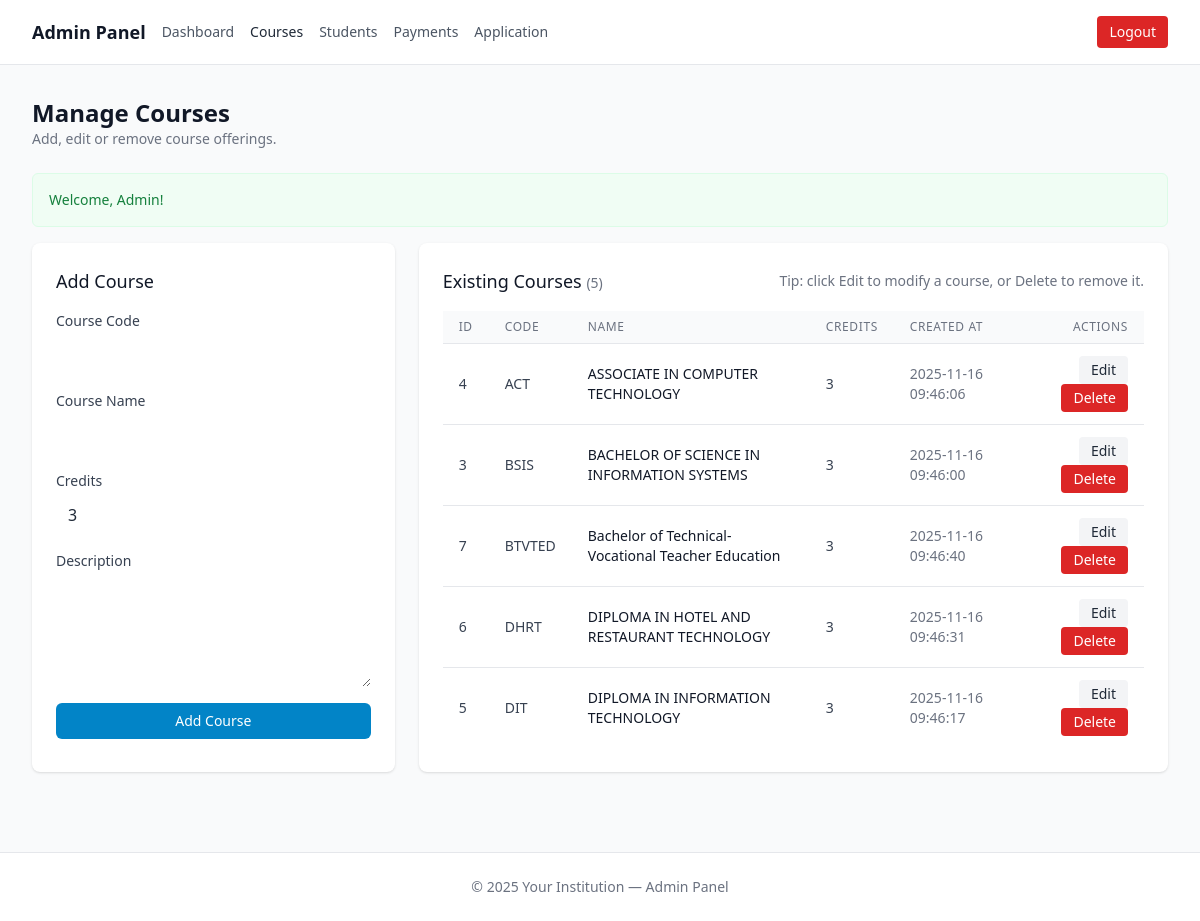
Page /admin/manage_courses.php (signed in) on the committed database.
### tables this page shows
CREATE TABLE `courses` (
  `id` int(11) NOT NULL,
  `course_code` varchar(50) NOT NULL,
  `course_name` varchar(255) NOT NULL,
  `description` text DEFAULT NULL,
  `credits` int(11) NOT NULL DEFAULT 3,
  `created_at` datetime NOT NULL DEFAULT current_timestamp()
);

### admin/manage_courses.php (the view, shortened to what this page needs)
<?php
require_once __DIR__ . '/../includes/db_connect.php';
$csrf_token = $_SESSION['csrf_token'];
$info_msg = '';
if (!empty($_SESSION['flash'])) {
    $info_msg = $_SESSION['flash'];
}
try {
    $stmt = $pdo->query("SELECT * FROM courses ORDER BY course_name ASC");
    $courses = $stmt->fetchAll(PDO::FETCH_ASSOC);
} catch (PDOException $e) {
    $courses = [];
    error_log('Fetch courses error: ' . $e->getMessage());
    $error_msg = 'Failed to retrieve courses.';
}
$edit_course = null;
?>
<!doctype html>
<html lang="en">
<head>
    <script src="https://cdn.tailwindcss.com"></script>
</head>
<body class="min-h-screen bg-gray-50 text-gray-800">
  <nav class="bg-white border-b">
    <div class="max-w-7xl mx-auto px-4 sm:px-6 lg:px-8">
      <div class="flex items-center justify-between h-16">
        <div class="flex items-center space-x-4">
          <a href="dashboard.php" class="text-lg font-semibold text-gray-900">Admin Panel</a>
          <a href="dashboard.php" class="text-sm text-gray-600 hover:text-gray-900">Dashboard</a>
          <a href="manage_courses.php" class="text-sm text-brand-600 font-medium">Courses</a>
          <a href="manage_students.php" class="text-sm text-gray-600 hover:text-gray-900">Students</a>
          <a href="manage_payments.php" class="text-sm text-gray-600 hover:text-gray-900">Payments</a>
          <a href="manage_applications.php" class="text-sm text-gray-600 hover:text-gray-900">Application</a>
        </div>
        <div class="flex items-center space-x-3">
          <a href="../public/logout.php" class="inline-flex items-center px-3 py-1.5 bg-red-600 text-white text-sm rounded hover:bg-red-700">Logout</a>
        </div>
      </div>
    </div>
  </nav>
  <main class="max-w-7xl mx-auto px-4 sm:px-6 lg:px-8 py-8">
    <div class="mb-6">
      <h1 class="text-2xl font-semibold text-gray-900">Manage Courses</h1>
      <p class="text-sm text-gray-500">Add, edit or remove course offerings.</p>
    </div>
    <?php if ($info_msg): ?>
      <div class="mb-4">
        <div class="rounded-md bg-green-50 p-4 border border-green-100">
          <p class="text-sm text-green-700"><?= $info_msg ?></p>
        </div>
      </div>
    <?php endif; ?>
    <div class="grid grid-cols-1 lg:grid-cols-3 gap-6">
      <div class="lg:col-span-1 bg-white shadow rounded-lg p-6">
        <?php if ($edit_course): ?>
          <h2 class="text-lg font-medium text-gray-900 mb-4">Edit Course</h2>
          <form method="post" class="space-y-4">
            <input type="hidden" name="csrf_token" value="<?= htmlspecialchars($csrf_token) ?>">
            <input type="hidden" name="action" value="update">
            <input type="hidden" name="id" value="<?= (int)$edit_course['id'] ?>">
            <div>
              <label class="block text-sm font-medium text-gray-700">Course Code</label>
              <input name="course_code" type="text" required value="<?= htmlspecialchars($edit_course['course_code']) ?>" class="mt-1 block w-full rounded-md border-gray-300 px-3 py-2" />
            </div>
            <div>
              <label class="block text-sm font-medium text-gray-700">Course Name</label>
              <input name="course_name" type="text" required value="<?= htmlspecialchars($edit_course['course_name']) ?>" class="mt-1 block w-full rounded-md border-gray-300 px-3 py-2" />
            </div>
            <div>
              <label class="block text-sm font-medium text-gray-700">Credits</label>
              <input name="credits" type="number" min="1" required value="<?= (int)$edit_course['credits'] ?>" class="mt-1 block w-24 rounded-md border-gray-300 px-3 py-2" />
            </div>
            <div>
              <label class="block text-sm font-medium text-gray-700">Description</label>
              <textarea name="description" rows="4" class="mt-1 block w-full rounded-md border-gray-300 px-3 py-2"><?= htmlspecialchars($edit_course['description']) ?></textarea>
            </div>
            <div class="flex items-center gap-2">
              <button type="submit" class="inline-flex items-center px-4 py-2 bg-sky-600 text-white rounded-md text-sm hover:bg-sky-700">Save changes</button>
              <a href="manage_courses.php" class="text-sm text-gray-600 hover:underline">Cancel</a>
            </div>
          </form>
        <?php else: ?>
          <h2 class="text-lg font-medium text-gray-900 mb-4">Add Course</h2>
          <form method="post" class="space-y-4">
            <div>
              <label class="block text-sm font-medium text-gray-700">Course Code</label>
              <input name="course_code" type="text" required class="mt-1 block w-full rounded-md border-gray-300 px-3 py-2" />
            </div>
            <div>
              <label class="block text-sm font-medium text-gray-700">Course Name</label>
              <input name="course_name" type="text" required class="mt-1 block w-full rounded-md border-gray-300 px-3 py-2" />
            </div>
            <div>
              <label class="block text-sm font-medium text-gray-700">Credits</label>
              <input name="credits" type="number" min="1" required value="3" class="mt-1 block w-24 rounded-md border-gray-300 px-3 py-2" />
            </div>
            <div>
              <label class="block text-sm font-medium text-gray-700">Description</label>
              <textarea name="description" rows="4" class="mt-1 block w-full rounded-md border-gray-300 px-3 py-2"></textarea>
            </div>
            <div>
              <button type="submit" class="w-full inline-flex justify-center items-center px-4 py-2 bg-sky-600 text-white rounded-md text-sm hover:bg-sky-700">Add Course</button>
            </div>
          </form>
        <?php endif; ?>
      </div>
      <div class="lg:col-span-2 bg-white shadow rounded-lg p-6 overflow-x-auto">
        <div class="flex items-center justify-between mb-4">
          <h2 class="text-lg font-medium text-gray-900">Existing Courses <span class="text-sm text-gray-500">(<?= count($courses) ?>)</span></h2>
          <div class="text-sm text-gray-500">Tip: click Edit to modify a course, or Delete to remove it.</div>
        </div>
        <?php if (count($courses) === 0): ?>
          <div class="rounded bg-gray-50 p-6">
            <p class="text-sm text-gray-600">No courses found. Add a course using the form on the left.</p>
          </div>
        <?php else: ?>
          <table class="min-w-full divide-y divide-gray-200">
            <thead class="bg-gray-50">
              <tr>
                <th class="px-4 py-2 text-left text-xs font-medium text-gray-500 uppercase tracking-wider">ID</th>
                <th class="px-4 py-2 text-left text-xs font-medium text-gray-500 uppercase tracking-wider">Code</th>
                <th class="px-4 py-2 text-left text-xs font-medium text-gray-500 uppercase tracking-wider">Name</th>
                <th class="px-4 py-2 text-left text-xs font-medium text-gray-500 uppercase tracking-wider">Credits</th>
                <th class="px-4 py-2 text-left text-xs font-medium text-gray-500 uppercase tracking-wider">Created At</th>
                <th class="px-4 py-2 text-right text-xs font-medium text-gray-500 uppercase tracking-wider">Actions</th>
              </tr>
            </thead>
            <tbody class="bg-white divide-y divide-gray-200">
              <?php foreach ($courses as $c): ?>
                <tr>
                  <td class="px-4 py-3 text-sm text-gray-700"><?= (int)$c['id'] ?></td>
                  <td class="px-4 py-3 text-sm text-gray-700"><?= htmlspecialchars($c['course_code']) ?></td>
                  <td class="px-4 py-3 text-sm text-gray-900"><?= htmlspecialchars($c['course_name']) ?></td>
                  <td class="px-4 py-3 text-sm text-gray-700"><?= (int)$c['credits'] ?></td>
                  <td class="px-4 py-3 text-sm text-gray-500"><?= htmlspecialchars($c['created_at']) ?></td>
                  <td class="px-4 py-3 text-sm text-right">
                    <a href="manage_courses.php?edit_id=<?= (int)$c['id'] ?>" class="inline-flex items-center px-3 py-1 text-sm rounded bg-gray-100 hover:bg-gray-200">Edit</a>
                    <form method="post" class="inline-block ml-2" onsubmit="return confirm('Delete this course? This cannot be undone.');">
                      <button type="submit" class="inline-flex items-center px-3 py-1 text-sm rounded bg-red-600 text-white hover:bg-red-700">Delete</button>
                    </form>
                  </td>
                </tr>
              <?php endforeach; ?>
            </tbody>
          </table>
        <?php endif; ?>
      </div>
    </div>
  </main>
  <footer class="bg-white border-t mt-12">
    <div class="max-w-7xl mx-auto px-4 text-center sm:px-6 lg:px-8 py-6 text-sm text-gray-500">
      © <?= date('Y') ?> Your Institution — Admin Panel
    </div>
  </footer>
</body>
</html>

### rows in the picture
courses: id "4", course_code "ACT", course_name "ASSOCIATE IN COMPUTER TECHNOLOGY", credits "3", created_at "2025-11-16 09:46:06"
courses: id "3", course_code "BSIS", course_name "BACHELOR OF SCIENCE IN INFORMATION SYSTEMS", credits "3", created_at "2025-11-16 09:46:00"
courses: id "7", course_code "BTVTED", course_name "Bachelor of Technical-Vocational Teacher Education", credits "3", created_at "2025-11-16 09:46:40"
courses: id "6", course_code "DHRT", course_name "DIPLOMA IN HOTEL AND RESTAURANT TECHNOLOGY", credits "3", created_at "2025-11-16 09:46:31"
courses: id "5", course_code "DIT", course_name "DIPLOMA IN INFORMATION TECHNOLOGY", credits "3", created_at "2025-11-16 09:46:17"

### other values in the picture
$info_msg "Welcome, Admin!"
count($courses) "5"
